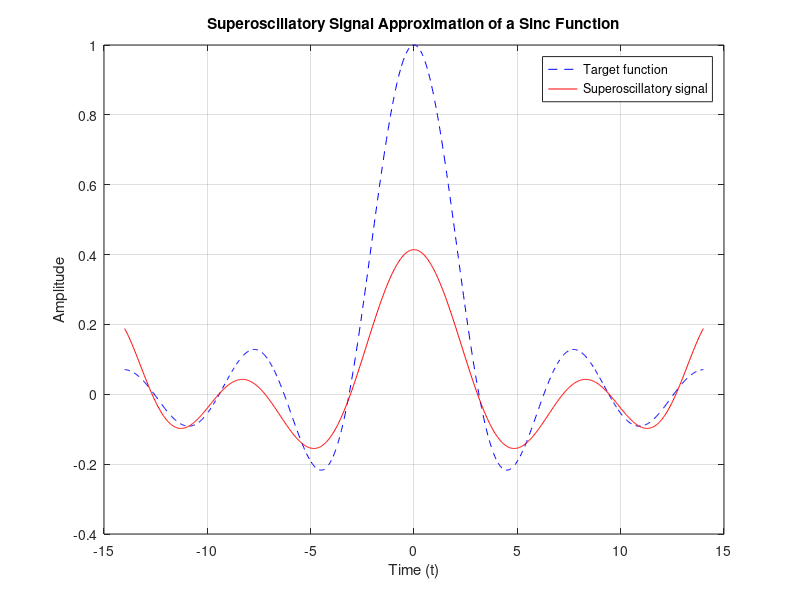

Source code (MATLAB):
% Define the sampled times t
t_span = 14;
T = linspace(-t_span, t_span, 1000); % Adjust time interval and sampling points as needed

% Define the frequencies omega_n
omega_n = [0.4, 0.45, 0.5, 0.55, 0.6, 0.65];

% Define the target sinc function to approximate
target_function = sinc(T/pi); % sinc(x) = sin(pi*x)/(pi*x) in MATLAB

% Construct the matrix M (e^(i * omega_n * t) for all sampled times t)
M = exp(1j * omega_n' * T);

% Solve for the amplitude coefficients A using the Moore-Penrose pseudo-inverse
% Use the conjugate transpose (') for complex matrices!
input_amps = pinv(M') * target_function.';

% Generate the superoscillatory function
superoscillatory_signal = real(M' * input_amps);

% Plot the results
figure;
plot(T, target_function, 'b--', 'DisplayName', 'Target function');
hold on;
plot(T, superoscillatory_signal, 'r', 'DisplayName', 'Superoscillatory signal');
hold off;
legend;
xlabel('Time (t)');
ylabel('Amplitude');
title('Superoscillatory Signal Approximation of a Sinc Function');
grid on;